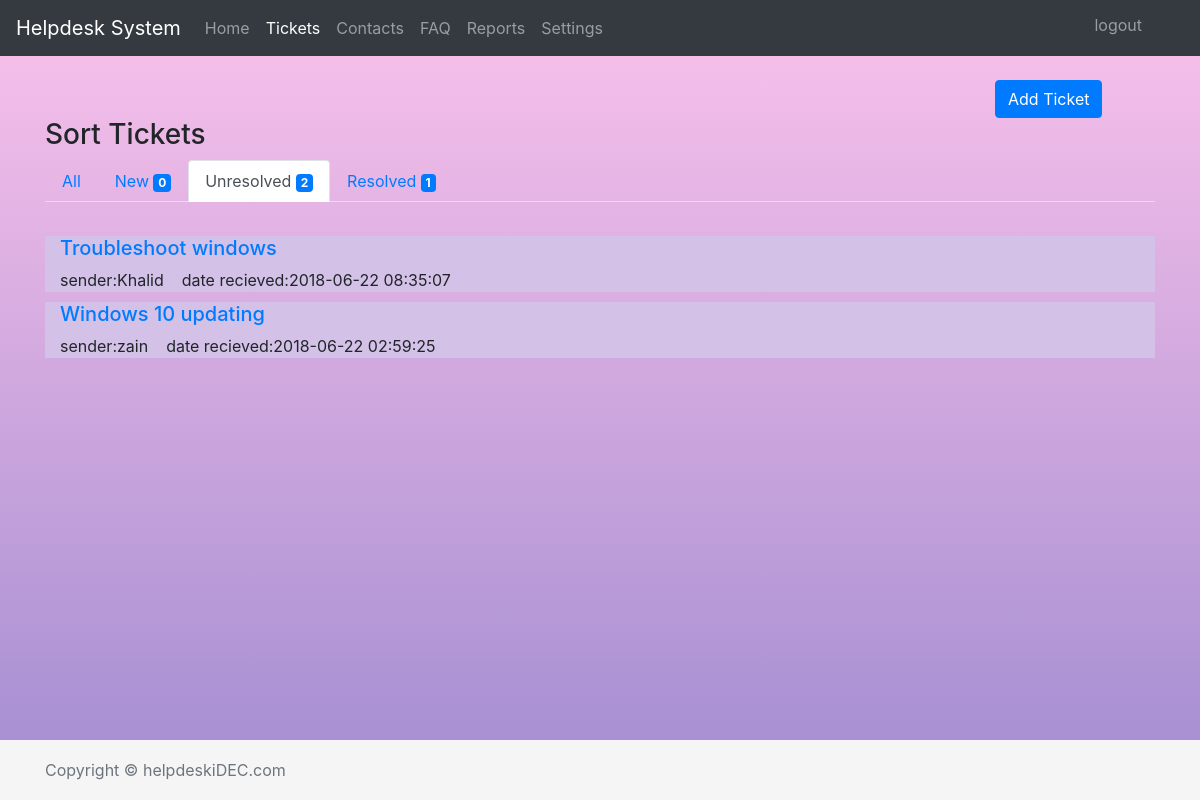
Screenshot of /helpdesk/tickets_unresolved.php (signed in) with the database file from the repository.
### tables this page shows
CREATE TABLE `ticket` (
  `id` int(100) NOT NULL,
  `name` text NOT NULL,
  `email` varchar(423) NOT NULL,
  `title` varchar(20) NOT NULL,
  `phone_number` int(20) NOT NULL,
  `issue_title` varchar(20) NOT NULL,
  `issue_desc` varchar(10000) NOT NULL,
  `date_and_time` timestamp NOT NULL DEFAULT CURRENT_TIMESTAMP,
  `status` varchar(50) NOT NULL DEFAULT 'unresolved'
);

### helpdesk/tickets_unresolved.php (the view, shortened to what this page needs)
<!doctype html>
<html lang="en">
  <head>
    <link rel="stylesheet" href="https://stackpath.bootstrapcdn.com/bootstrap/4.1.1/css/bootstrap.min.css">
    <link href="style.css" rel="stylesheet">
  </head>
  <body>
    <nav class="navbar navbar-expand-md navbar-dark bg-dark fixed-top">
      <a class="navbar-brand" href="index.php">Helpdesk System</a>
      <div class="collapse navbar-collapse" id="navbarsExampleDefault">
        <ul class="navbar-nav mr-auto">
          <li class="nav-item ">
            <a class="nav-link" href="index.php">Home <span class="sr-only">(current)</span></a>
          </li>
          <li class="nav-item active">
            <a class="nav-link" href="tickets_home.php">Tickets</a>
          </li>
          <li class="nav-item">
            <a class="nav-link" href="contacts_home.php">Contacts</a>
          </li>
            <li class="nav-item">
            <a class="nav-link" href="FAQ_home.php">FAQ</a>
          </li>
           <li class="nav-item">
            <a class="nav-link" href="reports_home.php">Reports</a>
          </li>
          <li class="nav-item">
            <a class="nav-link" href="settings_home.php">Settings</a>
          </li>
          <li class="nav-item "style=' position:fixed;right:50px;top:5px;'>
            <a class="nav-link " href="logout.php">logout</a>
          </li>
        </ul>
      </div>
    </nav>
    <main role="main" class="container">
<section>
      <button  type="button" class="btn btn-primary" data-toggle="modal" data-target="#exampleModal" style="margin-left:950px;margin-top: 80px;">
          Add Ticket
        </button>
        <h3 >Sort Tickets</h3>
<ul class="nav nav-tabs">
  <li class="nav-item">
    <a class="nav-link" href="tickets_home.php">All</a>
  </li>
  <li class="nav-item">
  <?php
require 'conn.php';
$sql = "SELECT * FROM ticket WHERE date_and_time > DATE_SUB(NOW(), INTERVAL 1 DAY) ";
$unresolve = "SELECT * FROM ticket WHERE status ='unresolved' ";
$resolve = "SELECT * FROM ticket WHERE status='resolved' ";
$unres = $conn->query($unresolve);
$res = $conn->query($resolve);
$res_array= mysqli_num_rows($res);
$result = $conn->query($sql);
$unres_array= mysqli_num_rows($unres);
$array= mysqli_num_rows($result);
    echo'<a class="nav-link " href="tickets_new.php">New <span class="badge badge-primary">'.$array.'</span></a>';
 echo' </li>';
echo'  <li class="nav-item">';
echo'   <a class="nav-link active" href="tickets_unresolved.php">Unresolved <span class="badge badge-primary">'.$unres_array.'</span></a>';
echo'  </li>';
echo' <li class="nav-item">';
echo'  <a class="nav-link" href="tickets_resolved.php">Resolved <span class="badge badge-primary">'.$res_array.'</span></a>';
  echo'  </li>';
echo'</ul>';
?>
  <br>
</section>
        <section>
        <?php
require 'conn.php';
$sql = "SELECT * FROM ticket where status ='unresolved'ORDER BY date_and_time DESC";
$result = $conn->query($sql);
      while($row = $result->fetch_assoc()) {
        echo '<div class="container" >';
        echo '<div class="row">';
         echo'   <div class="col-md-12 "style="margin-top:10px;background-color:	#D3C1E8;position: static">';
        echo '<a href="tickets_detail.php?id='.$row["id"].'"><h5>'. $row["issue_title"].'</h5></a>';
         echo '   <span>sender:'. $row["name"].'</span>&nbsp &nbsp';
          echo'  <span>date recieved:'. $row["date_and_time"].'</span>';
        echo '</div>';
        }
  ?>
        </section>
    </main>
    <footer class="footer">
      <div class="container">
        <span class="text-muted">Copyright © helpdeskiDEC.com</span>
      </div>
    </footer>
  </body>
</html>

### helpdesk/style.css (style rules this page uses)
html { position: relative; min-height: 100%; }
body { margin-bottom: 60px; background-image: linear-gradient(to top, #a18cd1 0%, #fbc2eb 100%); }
.footer { position: fixed; bottom: 0; width: 100%; height: 60px; line-height: 60px; background-color: #f5f5f5; left: 0px; right: 0px; margin-bottom: 0px; display: inline-block; }

### rows the page displays
ticket: issue_title "Troubleshoot windows", name "Khalid", date_and_time "2018-06-22 08:35:07"
ticket: issue_title "Windows 10 updating", name "zain", date_and_time "2018-06-22 02:59:25"

### other values shown
$array "0"
$unres_array "2"
$res_array "1"
